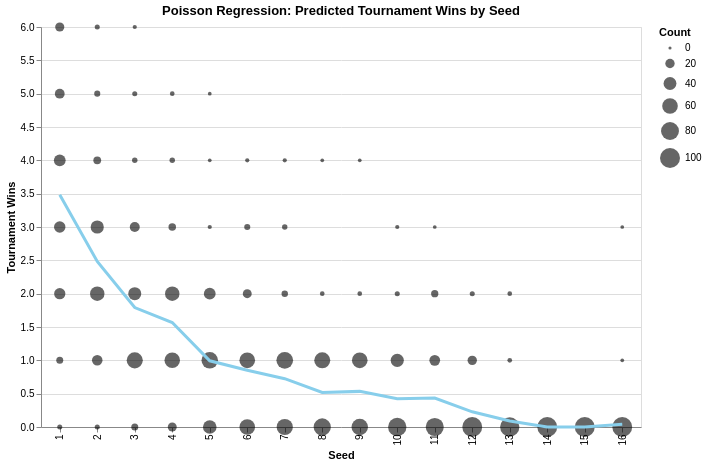

Here is the notebook cell this chart was saved with:
### Code cell
marchmadness["predicted_wins"] = poisson_model_factor.predict()

result_plot_data = (
    marchmadness
    .groupby(['seed', 'predicted_wins', 'tourney_wins'])
    .size()
    .reset_index(name='count')
)

# Plot
bubbles = alt.Chart(result_plot_data).mark_circle(opacity=0.6).encode(
    x=alt.X("seed:N", title="Seed", sort=[str(i) for i in range(1, 17)]),
    y=alt.Y("tourney_wins:Q", title="Tournament Wins"),
    size=alt.Size("count:Q", title="Count", scale=alt.Scale(range=[10, 400])),
    color=alt.value("black")
)

line = alt.Chart(result_plot_data).mark_line(size=3, color="skyblue").encode(
    x=alt.X("seed:N", sort=[str(i) for i in range(1, 17)]),
    y=alt.Y("predicted_wins:Q")
)

(bubbles + line).properties(
    title="Poisson Regression: Predicted Tournament Wins by Seed",
    width=600,
    height=400
)

### Figure 1 — Vega-Lite specification as saved in the notebook (floating-point values rounded to 4 significant figures)
{"config": {"view": {"continuousWidth": 300, "continuousHeight": 300}}, "layer": [{"mark": {"type": "circle", "opacity": 0.6}, "encoding": {"color": {"value": "black"}, "size": {"field": "count", "scale": {"range": [10, 400]}, "title": "Count", "type": "quantitative"}, "x": {"field": "seed", "sort": ["1", "2", "3", "4", "5", "6", "7", "8", "9", "10", "11", "12", "13", "14", "15", "16"], "title": "Seed", "type": "nominal"}, "y": {"field": "tourney_wins", "title": "Tournament Wins", "type": "quantitative"}}}, {"mark": {"type": "line", "color": "skyblue", "size": 3}, "encoding": {"x": {"field": "seed", "sort": ["1", "2", "3", "4", "5", "6", "7", "8", "9", "10", "11", "12", "13", "14", "15", "16"], "type": "nominal"}, "y": {"field": "predicted_wins", "type": "quantitative"}}}], "data": {"name": "data-6a393cbd78f526781fdaf8f5b9cb84ae"}, "height": 400, "title": "Poisson Regression: Predicted Tournament Wins by Seed", "width": 600, "$schema": "https://vega.github.io/schema/vega-lite/v5.20.1.json", "datasets": {"data-6a393cbd78f526781fdaf8f5b9cb84ae": [{"seed": 1, "predicted_wins": 3.483, "tourney_wins": 0, "count": 4}, {"seed": 1, "predicted_wins": 3.483, "tourney_wins": 1, "count": 10}, {"seed": 1, "predicted_wins": 3.483, "tourney_wins": 2, "count": 30}, {"seed": 1, "predicted_wins": 3.483, "tourney_wins": 3, "count": 31}, {"seed": 1, "predicted_wins": 3.483, "tourney_wins": 4, "count": 33}, {"seed": 1, "predicted_wins": 3.483, "tourney_wins": 5, "count": 22}, {"seed": 1, "predicted_wins": 3.483, "tourney_wins": 6, "count": 19}, {"seed": 2, "predicted_wins": 2.483, "tourney_wins": 0, "count": 4}, {"seed": 2, "predicted_wins": 2.483, "tourney_wins": 1, "count": 26}, {"seed": 2, "predicted_wins": 2.483, "tourney_wins": 2, "count": 51}, {"seed": 2, "predicted_wins": 2.483, "tourney_wins": 3, "count": 42}, {"seed": 2, "predicted_wins": 2.483, "tourney_wins": 4, "count": 13}, {"seed": 2, "predicted_wins": 2.483, "tourney_wins": 5, "count": 7}, {"seed": 2, "predicted_wins": 2.483, "tourney_wins": 6, "count": 4}, {"seed": 3, "predicted_wins": 1.792, "tourney_wins": 0, "count": 10}, {"seed": 3, "predicted_wins": 1.792, "tourney_wins": 1, "count": 64}, {"seed": 3, "predicted_wins": 1.792, "tourney_wins": 2, "count": 41}, {"seed": 3, "predicted_wins": 1.792, "tourney_wins": 3, "count": 23}, {"seed": 3, "predicted_wins": 1.792, "tourney_wins": 4, "count": 5}, {"seed": 3, "predicted_wins": 1.792, "tourney_wins": 5, "count": 4}, {"seed": 3, "predicted_wins": 1.792, "tourney_wins": 6, "count": 2}, {"seed": 4, "predicted_wins": 1.568, "tourney_wins": 0, "count": 18}, {"seed": 4, "predicted_wins": 1.568, "tourney_wins": 1, "count": 59}, {"seed": 4, "predicted_wins": 1.568, "tourney_wins": 2, "count": 51}, {"seed": 4, "predicted_wins": 1.568, "tourney_wins": 3, "count": 12}, {"seed": 4, "predicted_wins": 1.568, "tourney_wins": 4, "count": 5}, {"seed": 4, "predicted_wins": 1.568, "tourney_wins": 5, "count": 3}, {"seed": 5, "predicted_wins": 0.9933, "tourney_wins": 0, "count": 45}, {"seed": 5, "predicted_wins": 0.9933, "tourney_wins": 1, "count": 67}, {"seed": 5, "predicted_wins": 0.9933, "tourney_wins": 2, "count": 33}, {"seed": 5, "predicted_wins": 0.9933, "tourney_wins": 3, "count": 2}, {"seed": 5, "predicted_wins": 0.9933, "tourney_wins": 4, "count": 1}, {"seed": 5, "predicted_wins": 0.9933, "tourney_wins": 5, "count": 1}, {"seed": 6, "predicted_wins": 0.8503, "tourney_wins": 0, "count": 60}, {"seed": 6, "predicted_wins": 0.8503, "tourney_wins": 1, "count": 60}, {"seed": 6, "predicted_wins": 0.8503, "tourney_wins": 2, "count": 18}, {"seed": 6, "predicted_wins": 0.8503, "tourney_wins": 3, "count": 7}, {"seed": 6, "predicted_wins": 0.8503, "tourney_wins": 4, "count": 2}, {"seed": 7, "predicted_wins": 0.7248, "tourney_wins": 0, "count": 65}, {"seed": 7, "predicted_wins": 0.7248, "tourney_wins": 1, "count": 69}, {"seed": 7, "predicted_wins": 0.7248, "tourney_wins": 2, "count": 8}, {"seed": 7, "predicted_wins": 0.7248, "tourney_wins": 3, "count": 5}, {"seed": 7, "predicted_wins": 0.7248, "tourney_wins": 4, "count": 2}, {"seed": 8, "predicted_wins": 0.5177, "tourney_wins": 0, "count": 74}, {"seed": 8, "predicted_wins": 0.5177, "tourney_wins": 1, "count": 63}, {"seed": 8, "predicted_wins": 0.5177, "tourney_wins": 2, "count": 3}, {"seed": 8, "predicted_wins": 0.5177, "tourney_wins": 4, "count": 1}, {"seed": 9, "predicted_wins": 0.5344, "tourney_wins": 0, "count": 67}, {"seed": 9, "predicted_wins": 0.5344, "tourney_wins": 1, "count": 60}, {"seed": 9, "predicted_wins": 0.5344, "tourney_wins": 2, "count": 3}, {"seed": 9, "predicted_wins": 0.5344, "tourney_wins": 4, "count": 1}, {"seed": 10, "predicted_wins": 0.4242, "tourney_wins": 0, "count": 84}, {"seed": 10, "predicted_wins": 0.4242, "tourney_wins": 1, "count": 42}, {"seed": 10, "predicted_wins": 0.4242, "tourney_wins": 2, "count": 4}, {"seed": 10, "predicted_wins": 0.4242, "tourney_wins": 3, "count": 2}, {"seed": 11, "predicted_wins": 0.4333, "tourney_wins": 0, "count": 81}, {"seed": 11, "predicted_wins": 0.4333, "tourney_wins": 1, "count": 27}, {"seed": 11, "predicted_wins": 0.4333, "tourney_wins": 2, "count": 11}, {"seed": 11, "predicted_wins": 0.4333, "tourney_wins": 3, "count": 1}, {"seed": 12, "predicted_wins": 0.2276, "tourney_wins": 0, "count": 99}, {"seed": 12, "predicted_wins": 0.2276, "tourney_wins": 1, "count": 20}, {"seed": 12, "predicted_wins": 0.2276, "tourney_wins": 2, "count": 4}, {"seed": 13, "predicted_wins": 0.09091, "tourney_wins": 0, "count": 93}, {"seed": 13, "predicted_wins": 0.09091, "tourney_wins": 1, "count": 3}, {"seed": 13, "predicted_wins": 0.09091, "tourney_wins": 2, "count": 3}, {"seed": 14, "predicted_wins": 6.851e-12, "tourney_wins": 0, "count": 99}, {"seed": 15, "predicted_wins": 6.851e-12, "tourney_wins": 0, "count": 100}, {"seed": 16, "predicted_wins": 0.0396, "tourney_wins": 0, "count": 99}, {"seed": 16, "predicted_wins": 0.0396, "tourney_wins": 1, "count": 1}, {"seed": 16, "predicted_wins": 0.0396, "tourney_wins": 3, "count": 1}]}}
